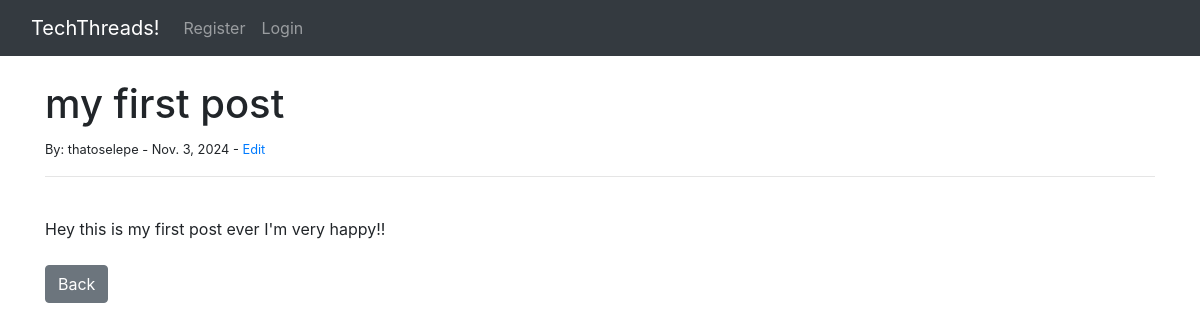
Page /articles/1 on the earlier database version.
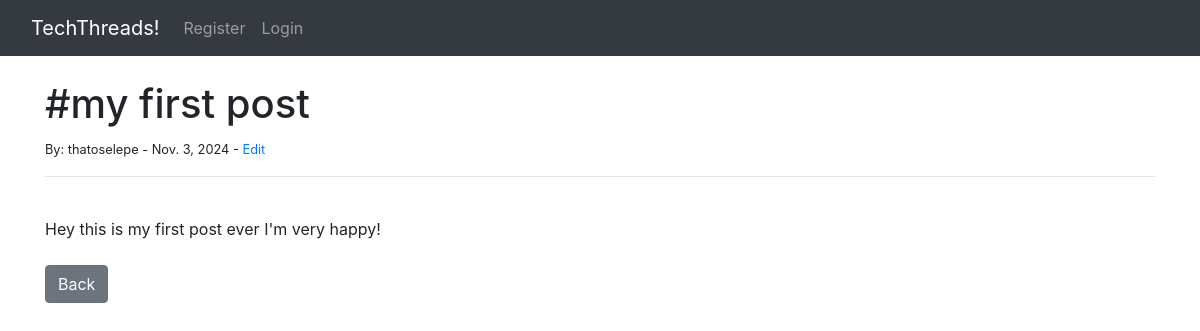
Same page on the later database version.
### myblog/models.py (models this page shows, shortened)
class Post(models.Model):
    title = models.CharField(max_length=150)
    title_tag = models.CharField(max_length=150)
    author = models.ForeignKey(User, on_delete=models.CASCADE)
    body = models.TextField()
    post_date = models.DateField(auto_now_add= True)

### myblog/views.py (the view)
# urls.py: path('articles/<int:pk>', ArticlesDetailView.as_view(), name= 'articles_detail'),
class ArticlesDetailView(DetailView):
    model = Post
    template_name = 'articles_details.html'

### myblog/templates/articles_details.html (shortened to what this page needs)
{% extends "base.html" %}
{% block content %}
<h1>{{ post.title }}</h1>
<small>By: {{ post.author}} - {{ post.post_date }} -
     <a href= "{% url 'update_post' post.pk %}">Edit</a></small><br/>
<hr>
<br/>
{{ post.body }}
<br/><br/>
<a href="{% url 'home' %}" class="btn btn-secondary">Back</a>
{% endblock  %}

Differences in the rows shown:
changed Post "thatoselepe": title "my first post" → "#my first post"; body "Hey this is my first post ever I'm very happy!!" → "Hey this is my first post ever I'm very happy!"
